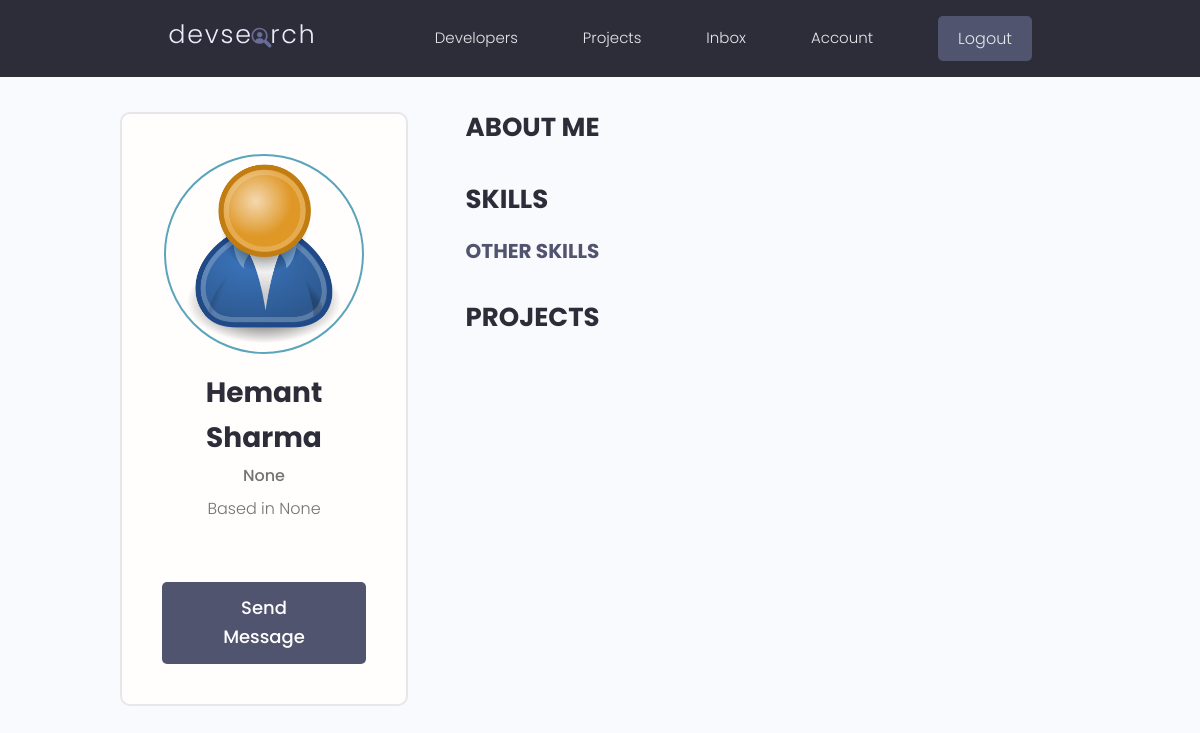
The page /profile/e01107d2ce2d41bcba1ca1cdb23ec1bb/ (signed in) on the database its author committed.
### users/models.py (models this page shows, shortened)
class Profile(models.Model):
    user = models.OneToOneField(
        User, on_delete=models.CASCADE, null=True, blank=True)
    name = models.CharField(max_length=200, blank=True, null=True)
    email = models.EmailField(max_length=500, blank=True, null=True)
    username = models.CharField(max_length=200, blank=True, null=True)
    location = models.CharField(max_length=200, blank=True, null=True)
    short_intro = models.CharField(max_length=200, blank=True, null=True)
    bio = models.TextField(blank=True, null=True)
    profile_image = models.ImageField(
        null=True, blank=True, upload_to='profiles/', default="profiles/user-default.png")
    social_github = models.CharField(max_length=200, blank=True, null=True)
    social_twitter = models.CharField(max_length=200, blank=True, null=True)
    social_linkedin = models.CharField(max_length=200, blank=True, null=True)
    social_youtube = models.CharField(max_length=200, blank=True, null=True)
    social_website = models.CharField(max_length=200, blank=True, null=True)
    created = models.DateTimeField(auto_now_add=True)
    id = models.UUIDField(default=uuid.uuid4, unique=True,
                          primary_key=True, editable=False)
    class Meta:
        ordering = ['created']
    @property
    def imageURL(self):
        try:
            url = self.profile_image.url
        except:
            url = ''
        return url

### users/views.py (the view)
# urls.py: path('profile/<str:pk>/', views.userProfile, name="user-profile"),
def userProfile(request, pk):
    profile = Profile.objects.get(id=pk)
    topSkills = profile.skill_set.exclude(description__exact="")
    otherSkills = profile.skill_set.filter(description="")
    context = {'profile': profile, 'topSkills': topSkills,
               "otherSkills": otherSkills}
    return render(request, 'users/user-profile.html', context)

### users/templates/users/user-profile.html (shortened to what this page needs)
{% extends 'main.html' %}
{% block content %}
<main class="profile my-md">
    <div class="container">
        <div class="layout">
            <div class="column column--1of3">
                <div class="card text-center">
                    <div class="card__body dev">
                        <img class="avatar avatar--xl" src="{{ profile.imageURL }}" />
                        <h2 class="dev__name">{{profile.name}}</h2>
                        <p class="dev__title">{{profile.short_intro}}</p>
                        <p class="dev__location">Based in {{profile.location}}</p>
                        {% if request.user.profile.id != profile.id %}
                        <a href="{% url 'create-message' profile.id %}" class="btn btn--sub btn--lg">Send Message </a>
                        {% endif %}
                    </div>
                </div>
            </div>
            <div class="column column--2of3">
                <div class="devInfo">
                    <h3 class="devInfo__title">About Me</h3>
                </div>
                <div class="devInfo">
                    <h3 class="devInfo__title">Skills</h3>
                    <div class="devInfo__skills">
                        <h3 class="devInfo__subtitle">Other Skills</h3>
                    </div>
                </div>
                <div class="devInfo">
                    <h3 class="devInfo__title">Projects</h3>
                </div>
            </div>
        </div>
    </div>
</main>
{% endblock content %}

### static/styles/app.css (style rules this page uses)
:root { --color-sub: #2d2d39; }
.btn--sub { background-color: var(--color-sub-light); }
.card { border: 2px solid var(--color-light); }
img { width: 100%; }
.profile .card > .dev { padding: 4rem; }
.dev__name { color: var(--color-sub); font-size: 2.8rem; font-weight: 700; margin-top: 1rem; margin-bottom: 0.5rem; }
.dev__title { font-size: 1.6rem; font-weight: 500; line-height: 1.3; }
.dev__location { margin-top: 1rem; }
.devInfo { margin-bottom: 3rem; }
.devInfo__title, .devInfo__subtitle { font-size: 2.6rem; color: var(--color-sub); text-transform: uppercase; font-weight: 700; margin-bottom: 1.5rem; }
.devInfo__subtitle { font-size: 2rem; color: var(--color-sub-light); }

### static/uikit/styles/modules/_variables.css (style rules this page uses)
:root { --color-main: #5aa5b9; --color-main-light: #e6faff; --color-sub: #3f4156; --color-sub-light: #51546e; --color-sub-lighter: #ededfd; --color-text: #737373; --color-gray: #8b8b8b; --color-light: #e5e7eb; --color-light-gray: #767676; --color-bg: #f8fafd; --color-white: #fffefd; --color-white-light: #f3f3f3; --color-success: #359e64; --color-success-bg: #def8e8; --color-error: #fc4b0b; --color-error-bg: #fff2ee; --font-base: 'Poppins', arial, helvetica, 'Segoe UI', roboto, ubuntu, sans-serif; --font-monospace: 'Fira Code', 'Courier New', courier, monospace; --font-regular: 300; --font-medium: 500; --font-bold: 700; --generic-shadow: 1px 1px 5px #00000010; --generic-transition: all 0.3s ease-in-out; }

### static/uikit/styles/modules/_base.css (style rules this page uses)
* { margin: 0; padding: 0; box-sizing: border-box; text-rendering: optimizeLegibility; color: inherit; font-size: inherit; }
html { font-size: 50%; }
@media only screen and (min-width: 480px) { html { font-size: 56.25%; } }
@media only screen and (min-width: 1200px) { html { font-size: 62.5%; } }
body { line-height: 1.6; font-weight: 400; font-size: 1.5rem; color: var(--color-text); background-color: var(--color-bg); min-height: 100vh; }

### static/uikit/styles/modules/_typography.css (style rules this page uses)
* { font-family: var(--font-base); }
h2 { font-size: 3.6rem; font-weight: var(--font-bold); }
h3 { font-size: 3.2rem; font-weight: var(--font-medium); }
p, span, strong { font-size: 1.6rem; color: var(--color-text); font-weight: var(--font-regular); }
a { padding-bottom: 2px; text-decoration: none; display: inline-block; color: var(--color-main); font-weight: var(--font-medium); }

### static/uikit/styles/modules/_utilities.css (style rules this page uses)
.container { width: 92%; max-width: 165rem; margin: 0 auto; box-sizing: border-box; }
@media screen and (min-width: 1000px) { .container { width: 90%; } }
@media screen and (min-width: 1200px) { .container { width: 80%; } }
.text-center { text-align: center; }
.my-md { margin: 3rem auto; }

### static/uikit/styles/modules/_avatar.css (style rules this page uses)
.avatar { border-radius: 50%; border: 2px solid var(--color-main); object-fit: cover; }
.avatar--xl { height: 20rem; width: 20rem; }

### static/uikit/styles/modules/_button.css (style rules this page uses)
.btn { display: inline-block; position: relative; cursor: pointer; background-color: var(--color-light); font-weight: var(--font-medium); color: var(--color-sub); text-decoration: none; padding: 1rem 2rem; border-radius: 0.5rem; border: none; width: -webkit-fit-content; width: -moz-fit-content; width: fit-content; height: -webkit-fit-content; height: -moz-fit-content; height: fit-content; font-size: 1.6rem; outline-width: 0; outline-color: transparent; -webkit-backface-visibility: hidden; backface-visibility: hidden; transition: all 0.3s ease-in-out; }
.btn--sub { background-color: var(--color-sub); color: var(--color-white); }
.btn--lg { font-size: 1.8rem; padding: 1.2rem 4.5rem; }

### static/uikit/styles/modules/_card.css (style rules this page uses)
.card { border-radius: 1rem; background-color: var(--color-white); border: 1.5px solid var(--color-light); width: auto; height: auto; margin-top: 0.5rem; margin-bottom: 0.5rem; overflow: hidden; }
.card__body, .card__header { padding: 2rem 2.5rem; }

### static/uikit/styles/modules/_layout.css (style rules this page uses)
.layout { display: flex; flex-flow: row wrap; justify-content: space-between; }
.layout > .column { margin-bottom: 3rem; }
.layout > .column.column--1of3 { flex-basis: 30%; }
.layout > .column.column--2of3 { flex-basis: 64%; }

### rows shown on the page
Profile: imageURL (placeholder picture), name "Hemant Sharma", short_intro "None", location "None"
